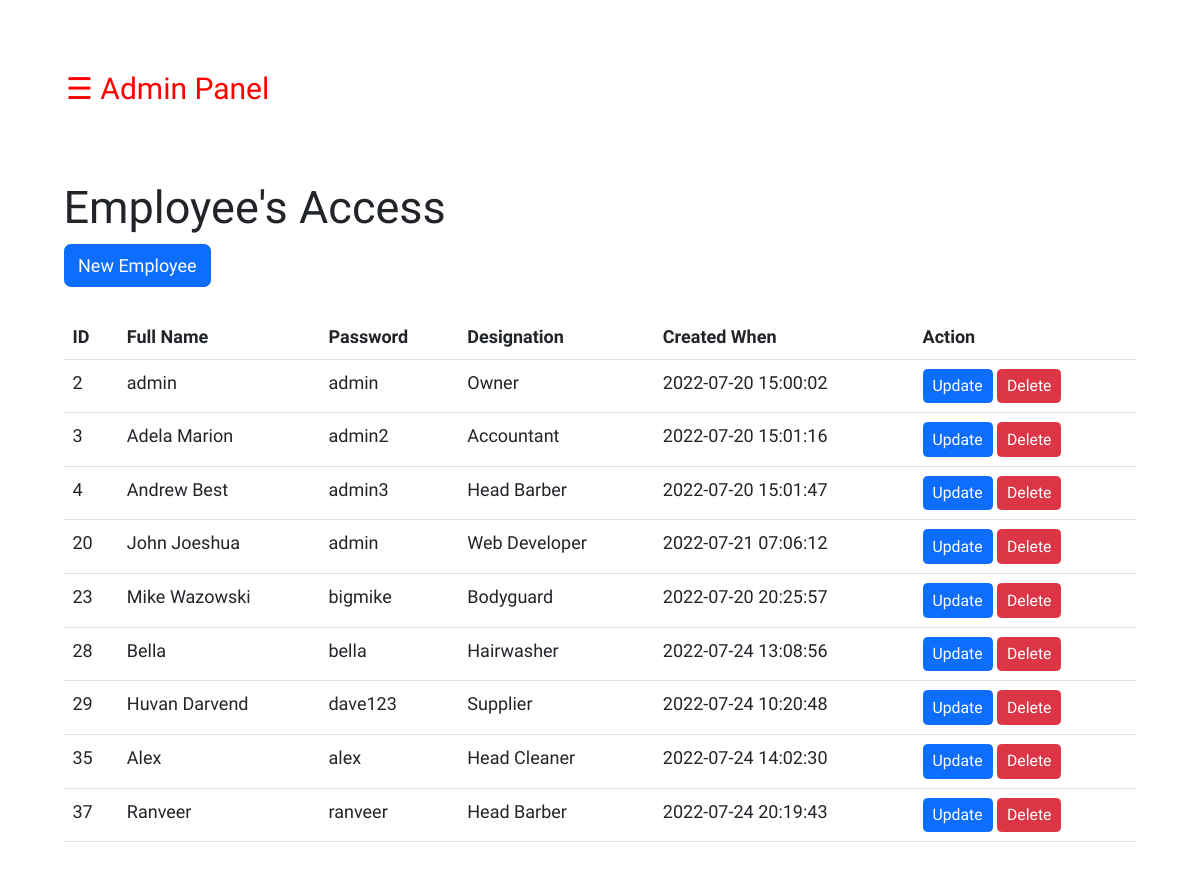
Page /Final/admin/employee.php on the committed database.
### tables this page shows
CREATE TABLE `employee` (
  `id` int(11) NOT NULL,
  `username` varchar(256) NOT NULL,
  `password` varchar(50) DEFAULT NULL,
  `designation` varchar(255) NOT NULL,
  `created` datetime NOT NULL DEFAULT current_timestamp()
);

### Final/admin/employee.php (the view, shortened to what this page needs)
        <?php
            include "sidebar.php";
        ?>
<!doctype html>
<html>
    <head>
    <link href="https://cdn.jsdelivr.net/npm/bootstrap@5.2.0/dist/css/bootstrap.min.css" rel="stylesheet">
    <link rel="stylesheet" href="https://cdnjs.cloudflare.com/ajax/libs/font-awesome/4.7.0/css/font-awesome.min.css">
    <link rel="stylesheet" href="./assets/css/style.css"></link>
    </head>
    <body style="margin:50px;">
        <div class="container my-5">
        <h1>Employee's Access</h1>
        <a class="btn btn-primary" href="createnewemployee.php" role="button">New Employee</a>
        <br><br>
        <table class="table">
            <thead>
                <tr>
                    <th>ID</th>
                    <th>Full Name</th>
                    <th>Password</th>
                    <th>Designation</th>
                    <th>Created When</th>
                    <th>Action</th>
                </tr>
            </thead>
            <tbody>
                <?php
                 include_once('dbconnect.php');
                $sql = "SELECT * FROM employee;";
                $result = mysqli_query($con,$sql);
                while ($row = mysqli_fetch_assoc($result))
                    {
                       echo "<tr>
                           <td>" . $row["id"] . "</td>
                           <td>"  . $row["username"] . "</td>
                           <td>"  . $row["password"] . "</td>
                           <td>"  . $row["designation"] . "</td>
                           <td>"  . $row["created"] . "</td>
                           <td>
                               <a class ='btn btn-primary btn-sm' href='editemployee.php?id=$row[id]'> Update </a>
                               <a class ='btn btn-danger btn-sm' href='deleteemployee.php?id=$row[id]'> Delete </a>
                           </td>
                       </tr>";
                    }
                 ?>
            </tbody>
        </table>
        </div>
    </body>
</html>

### Final/admin/assets/css/style.css (style rules this page uses)
* { margin: 0; padding: 0; font-family: 'Work Sans', sans-serif; font-size: 18px; transition: background-color .5s; }

### rows in the picture
employee: id "2", username "admin", password "admin", designation "Owner", created "2022-07-20 15:00:02"
employee: id "3", username "Adela Marion", password "admin2", designation "Accountant", created "2022-07-20 15:01:16"
employee: id "4", username "Andrew Best", password "admin3", designation "Head Barber", created "2022-07-20 15:01:47"
employee: id "20", username "John Joeshua", password "admin", designation "Web Developer", created "2022-07-21 07:06:12"
employee: id "23", username "Mike Wazowski", password "bigmike", designation "Bodyguard", created "2022-07-20 20:25:57"
employee: id "28", username "Bella", password "bella", designation "Hairwasher", created "2022-07-24 13:08:56"
employee: id "29", username "Huvan Darvend", password "dave123", designation "Supplier", created "2022-07-24 10:20:48"
employee: id "35", username "Alex", password "alex", designation "Head Cleaner", created "2022-07-24 14:02:30"
employee: id "37", username "Ranveer", password "ranveer", designation "Head Barber", created "2022-07-24 20:19:43"
